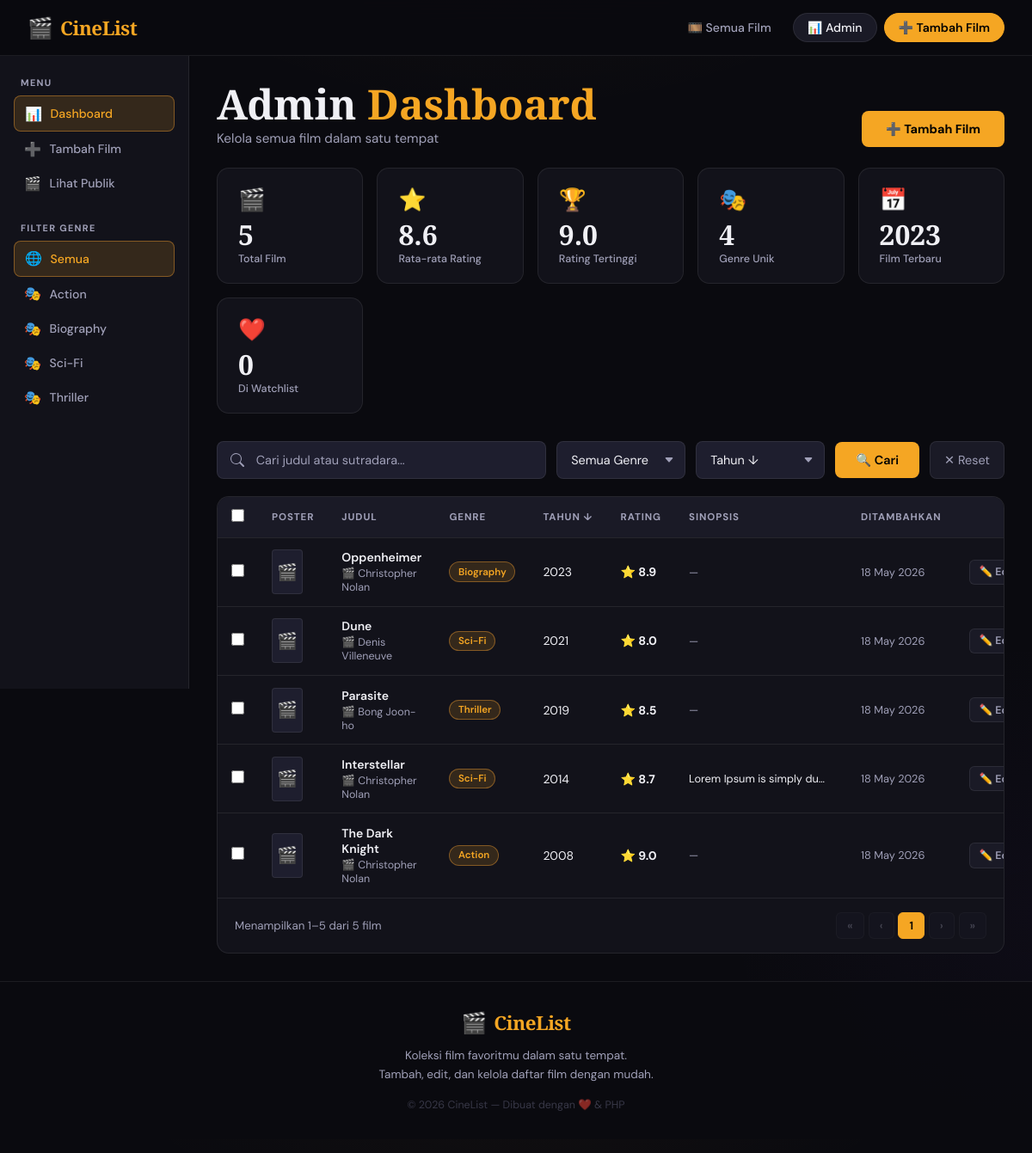
The app's page /admin.php?sort=year_desc&page=1 with its own data.
### tables this page shows
CREATE TABLE `movies` (
  `id` int NOT NULL,
  `title` varchar(255) NOT NULL,
  `director` varchar(255) DEFAULT NULL,
  `genre` varchar(100) DEFAULT NULL,
  `year` year DEFAULT NULL,
  `rating` decimal(3,1) DEFAULT NULL,
  `synopsis` text,
  `poster` text,
  `created_at` timestamp NULL DEFAULT CURRENT_TIMESTAMP
);

### admin.php (the view, shortened to what this page needs)
<?php
require_once 'config/db.php';
$perPage = 10;
$page    = max(1, intval($_GET['page'] ?? 1));
$search = trim($_GET['search'] ?? '');
$genre  = trim($_GET['genre']  ?? '');
$sort   = $_GET['sort'] ?? 'created_at_desc';
$where  = [];
$params = [];
$whereSQL = $where ? 'WHERE ' . implode(' AND ', $where) : '';
$orderMap = [
    'created_at_desc' => 'created_at DESC',
    'created_at_asc'  => 'created_at ASC',
    'rating_desc'     => 'rating DESC',
    'rating_asc'      => 'rating ASC',
    'title_asc'       => 'title ASC',
    'title_desc'      => 'title DESC',
    'year_desc'       => 'year DESC',
    'year_asc'        => 'year ASC',
];
$orderSQL = $orderMap[$sort] ?? 'created_at DESC';
$countStmt = $pdo->prepare("SELECT COUNT(*) FROM movies $whereSQL");
$countStmt->execute($params);
$totalRows  = $countStmt->fetchColumn();
$totalPages = max(1, ceil($totalRows / $perPage));
$page       = min($page, $totalPages);
$offset     = ($page - 1) * $perPage;
$stmt = $pdo->prepare("SELECT * FROM movies $whereSQL ORDER BY $orderSQL LIMIT $perPage OFFSET $offset");
$stmt->execute($params);
$movies = $stmt->fetchAll();
$stats = $pdo->query("SELECT COUNT(*) as total, AVG(rating) as avg_rating, MAX(rating) as max_rating, MIN(year) as oldest_year, MAX(year) as newest_year FROM movies")->fetch();
$genreCount = $pdo->query("SELECT COUNT(DISTINCT genre) FROM movies WHERE genre IS NOT NULL AND genre != ''")->fetchColumn();
$genres     = $pdo->query("SELECT DISTINCT genre FROM movies WHERE genre IS NOT NULL AND genre != '' ORDER BY genre")->fetchAll(PDO::FETCH_COLUMN);
$wlCount = 0;
try {
    $wlCount = $pdo->query("SELECT COUNT(DISTINCT movie_id) FROM watchlist")->fetchColumn();
} catch (PDOException $e) {}
function qs($extra = []) {
    $base = array_filter([
        'search' => $_GET['search'] ?? '',
        'genre'  => $_GET['genre']  ?? '',
        'sort'   => $_GET['sort']   ?? '',
    ]);
    $merged = array_merge($base, $extra);
    $merged = array_filter($merged, fn($v) => $v !== '' && $v !== null);
    return $merged ? '?' . http_build_query($merged) : '?';
}
?>
<!DOCTYPE html>
<html lang="id">
<head>
    <link rel="stylesheet" href="assets/style.css">
</head>
<body>
<?php include 'includes/navbar.php'; ?>
<div class="admin-layout">
    <aside class="admin-sidebar">
        <div class="sidebar-section">
            <div class="sidebar-label">Menu</div>
            <a href="admin.php" class="sidebar-link active">
                <span class="icon">📊</span> Dashboard
            </a>
            <a href="add.php" class="sidebar-link">
                <span class="icon">➕</span> Tambah Film
            </a>
            <a href="index.php" class="sidebar-link">
                <span class="icon">🎬</span> Lihat Publik
            </a>
        </div>
        <div class="sidebar-section">
            <div class="sidebar-label">Filter Genre</div>
            <a href="<?= qs(['genre'=>'','page'=>1]) ?>" class="sidebar-link <?= $genre==='' ? 'active':'' ?>">
                <span class="icon">🌐</span> Semua
            </a>
            <?php foreach ($genres as $g): ?>
            <a href="<?= qs(['genre'=>$g,'page'=>1]) ?>" class="sidebar-link <?= $genre===$g?'active':'' ?>">
                <span class="icon">🎭</span> <?= htmlspecialchars($g) ?>
            </a>
            <?php endforeach; ?>
        </div>
    </aside>
    <div class="admin-content">
        <div class="page-header" style="margin-bottom:1.5rem;">
            <div>
                <h1 class="page-title">Admin <span>Dashboard</span></h1>
                <p class="page-subtitle">Kelola semua film dalam satu tempat</p>
            </div>
            <a href="add.php" class="btn-primary">➕ Tambah Film</a>
        </div>
        <div class="stats-grid">
            <div class="stat-card">
                <div class="stat-icon">🎬</div>
                <div class="stat-value"><?= $stats['total'] ?></div>
                <div class="stat-label">Total Film</div>
            </div>
            <div class="stat-card">
                <div class="stat-icon">⭐</div>
                <div class="stat-value"><?= $stats['avg_rating'] ? number_format($stats['avg_rating'], 1) : '—' ?></div>
                <div class="stat-label">Rata-rata Rating</div>
            </div>
            <div class="stat-card">
                <div class="stat-icon">🏆</div>
                <div class="stat-value"><?= $stats['max_rating'] ?? '—' ?></div>
                <div class="stat-label">Rating Tertinggi</div>
            </div>
            <div class="stat-card">
                <div class="stat-icon">🎭</div>
                <div class="stat-value"><?= $genreCount ?></div>
                <div class="stat-label">Genre Unik</div>
            </div>
            <div class="stat-card">
                <div class="stat-icon">📅</div>
                <div class="stat-value"><?= $stats['newest_year'] ?? '—' ?></div>
                <div class="stat-label">Film Terbaru</div>
            </div>
            <div class="stat-card">
                <div class="stat-icon">❤️</div>
                <div class="stat-value"><?= $wlCount ?></div>
                <div class="stat-label">Di Watchlist</div>
            </div>
        </div>
        <form method="GET" action="admin.php" class="admin-toolbar">
            <div class="search-input-wrap">
                <input type="text" name="search" class="search-input" placeholder="Cari judul atau sutradara..." value="<?= htmlspecialchars($search) ?>">
            </div>
            <select name="genre" class="filter-select">
                <option value="">Semua Genre</option>
            </select>
            <select name="sort" class="filter-select">
                <option value="year_desc"       <?= $sort==='year_desc'      ?'selected':'' ?>>Tahun ↓</option>
            </select>
            <button type="submit" class="btn-search">🔍 Cari</button>
            <?php if ($search || $genre || $sort !== 'created_at_desc'): ?>
                <a href="admin.php" class="btn-reset">✕ Reset</a>
            <?php endif; ?>
        </form>
        <div class="table-wrap">
            <table class="data-table" id="movieTable">
                <thead>
                    <tr>
                        <th style="width:36px;"><input type="checkbox" class="cb-movie" id="cbAll" onchange="toggleAll(this)" title="Pilih semua"></th>
                        <th style="width:52px;">Poster</th>
                        <th>
                            <a href="<?= qs(['sort'=> $sort==='title_asc'?'title_desc':'title_asc', 'page'=>1]) ?>">
                                Judul <?= $sort==='title_asc'?'↑':($sort==='title_desc'?'↓':'') ?>
                            </a>
                        </th>
                        <th>Genre</th>
                        <th>
                            <a href="<?= qs(['sort'=> $sort==='year_desc'?'year_asc':'year_desc', 'page'=>1]) ?>">
                                Tahun <?= $sort==='year_asc'?'↑':($sort==='year_desc'?'↓':'') ?>
                            </a>
                        </th>
                        <th>
                            <a href="<?= qs(['sort'=> $sort==='rating_desc'?'rating_asc':'rating_desc', 'page'=>1]) ?>">
                                Rating <?= $sort==='rating_asc'?'↑':($sort==='rating_desc'?'↓':'') ?>
                            </a>
                        </th>
                        <th>Sinopsis</th>
                        <th>Ditambahkan</th>
                        <th style="text-align:right;">Aksi</th>
                    </tr>
                </thead>
                <tbody>
                    <?php if (empty($movies)): ?>
                        <tr><td colspan="9" style="text-align:center;padding:3rem;color:var(--text-secondary);">🎭 Tidak ada film ditemukan</td></tr>
                    <?php else: ?>
                    <?php foreach ($movies as $m): ?>
                        <tr>
                            <td><input type="checkbox" class="cb-movie cb-row" value="<?= $m['id'] ?>" onchange="updateBulk()"></td>
                            <td class="td-poster">
                            </td>
                            <td class="td-title">
                                <?= htmlspecialchars($m['title']) ?>
                                <?php if (!empty($m['director'])): ?>
                                    <small>🎬 <?= htmlspecialchars($m['director']) ?></small>
                                <?php endif; ?>
                            </td>
                            <td><?php if (!empty($m['genre'])): ?><span class="genre-chip"><?= htmlspecialchars($m['genre']) ?></span><?php else: ?>—<?php endif; ?></td>
                            <td><?= $m['year'] ?? '—' ?></td>
                            <td class="td-rating"><?= $m['rating'] ? '⭐ '.number_format($m['rating'],1) : '—' ?></td>
                            <td class="td-synopsis" title="<?= htmlspecialchars($m['synopsis'] ?? '') ?>">
                                <?= $m['synopsis'] ? htmlspecialchars($m['synopsis']) : '<span style="color:var(--text-secondary)">—</span>' ?>
                            </td>
                            <td style="color:var(--text-secondary);font-size:0.8rem;white-space:nowrap;">
                                <?= date('d M Y', strtotime($m['created_at'])) ?>
                            </td>
                            <td>
                                <div class="td-actions" style="justify-content:flex-end;">
                                    <a href="edit.php?id=<?= $m['id'] ?>" class="tbl-btn tbl-btn-edit">✏️ Edit</a>
                                </div>
                            </td>
                        </tr>
                    <?php endforeach; ?>
                    <?php endif; ?>
                </tbody>
            </table>
            <?php if ($totalPages > 1 || $totalRows > 0): ?>
            <div class="pagination">
                <div class="pagination-info">
                    Menampilkan <?= $offset + 1 ?>–<?= min($offset + $perPage, $totalRows) ?> dari <?= $totalRows ?> film
                </div>
                <div class="pagination-links">
                    <a href="<?= qs(['page'=>1]) ?>" class="page-btn <?= $page<=1?'disabled':'' ?>">«</a>
                    <a href="<?= qs(['page'=>$page-1]) ?>" class="page-btn <?= $page<=1?'disabled':'' ?>">‹</a>
                    <?php
                    $start = max(1, $page - 2);
                    $end   = min($totalPages, $page + 2);
                    if ($start > 1): ?><span class="page-btn disabled">…</span><?php endif;
                    for ($p = $start; $p <= $end; $p++): ?>
                        <a href="<?= qs(['page'=>$p]) ?>" class="page-btn <?= $p===$page?'active':'' ?>"><?= $p ?></a>
                    <?php endfor;
                    if ($end < $totalPages): ?><span class="page-btn disabled">…</span><?php endif; ?>
                    <a href="<?= qs(['page'=>$page+1]) ?>" class="page-btn <?= $page>=$totalPages?'disabled':'' ?>">›</a>
                    <a href="<?= qs(['page'=>$totalPages]) ?>" class="page-btn <?= $page>=$totalPages?'disabled':'' ?>">»</a>
                </div>
            </div>
            <?php endif; ?>
        </div>
    </div>
</div>
<?php include 'includes/footer.php'; ?>
</body>
</html>

### assets/style.css (style rules this page uses)
:root { --bg-deep: #0a0a0f; --bg-card: #12121a; --bg-card2: #1a1a26; --bg-input: #1e1e2e; --border: rgba(255,255,255,0.08); --border-hover: rgba(255,165,50,0.4); --accent: #f5a623; --accent-dim: rgba(245,166,35,0.15); --accent-glow: rgba(245,166,35,0.3); --red: #ff4757; --red-dim: rgba(255,71,87,0.15); --green: #2ed573; --text-primary: #f0f0f5; --text-secondary:#a0a0b8; --text-muted: #6060788; --shadow-card: 0 8px 32px rgba(0,0,0,0.5); --shadow-accent: 0 0 24px rgba(245,166,35,0.2); --radius: 14px; --radius-sm: 8px; --transition: 0.25s cubic-bezier(0.4,0,0.2,1); }
*, *::before, *::after { box-sizing: border-box; margin: 0; padding: 0; }
html { scroll-behavior: smooth; }
body { font-family: 'DM Sans', sans-serif; background: var(--bg-deep); color: var(--text-primary); min-height: 100vh; display: flex; flex-direction: column; background-image: radial-gradient(ellipse 80% 50% at 50% -20%, rgba(245,166,35,0.06) 0%, transparent 60%), radial-gradient(ellipse 50% 40% at 100% 80%, rgba(100,50,200,0.04) 0%, transparent 60%); }
.page-header { margin-bottom: 2.5rem; display: flex; align-items: flex-end; justify-content: space-between; flex-wrap: wrap; gap: 1rem; }
.page-title { font-family: 'Playfair Display', serif; font-size: clamp(2rem, 5vw, 3rem); font-weight: 900; line-height: 1; color: var(--text-primary); }
.page-title span { color: var(--accent); }
.page-subtitle { color: var(--text-secondary); font-size: 0.95rem; margin-top: 0.4rem; }
.search-input-wrap { flex: 1; min-width: 200px; position: relative; }
.search-input { width: 100%; padding: 0.75rem 1rem 0.75rem 2.8rem; background: var(--bg-input); border: 1px solid var(--border); border-radius: var(--radius-sm); color: var(--text-primary); font-size: 0.9rem; font-family: inherit; outline: none; transition: var(--transition); }
.search-input::placeholder { color: var(--text-secondary); }
.filter-select { padding: 0.75rem 1rem; background: var(--bg-input); border: 1px solid var(--border); border-radius: var(--radius-sm); color: var(--text-primary); font-size: 0.9rem; font-family: inherit; outline: none; cursor: pointer; transition: var(--transition); appearance: none; padding-right: 2.2rem; background-repeat: no-repeat; background-position: right 0.75rem center; min-width: 150px; }
.filter-select option { background: var(--bg-deep); }
.btn-search { padding: 0.75rem 1.5rem; background: var(--accent); color: #000; border: none; border-radius: var(--radius-sm); font-weight: 600; font-family: inherit; cursor: pointer; transition: var(--transition); font-size: 0.9rem; white-space: nowrap; }
.btn-reset { padding: 0.75rem 1rem; background: var(--bg-card2); color: var(--text-secondary); border: 1px solid var(--border); border-radius: var(--radius-sm); font-family: inherit; cursor: pointer; transition: var(--transition); font-size: 0.9rem; text-decoration: none; display: flex; align-items: center; }
.btn-primary { display: inline-flex; align-items: center; gap: 0.5rem; padding: 0.75rem 1.75rem; background: var(--accent); color: #000; text-decoration: none; border-radius: var(--radius-sm); font-weight: 700; transition: var(--transition); font-size: 0.9rem; }

### records on screen
movies: title "Oppenheimer", director "Christopher Nolan", genre "Biography", year "2023", rating "8.9", created_at "18 May 2026"
movies: title "Dune", director "Denis Villeneuve", genre "Sci-Fi", year "2021", rating "8.0", created_at "18 May 2026"
movies: title "Parasite", director "Bong Joon-ho", genre "Thriller", year "2019", rating "8.5", created_at "18 May 2026"
movies: title "Interstellar", director "Christopher Nolan", genre "Sci-Fi", year "2014", rating "8.7", synopsis "Lorem Ipsum is simply du…", created_at "18 May 2026"
movies: title "The Dark Knight", director "Christopher Nolan", genre "Action", year "2008", rating "9.0", created_at "18 May 2026"

### other values on screen
$g "Action"
$g "Biography"
$g "Sci-Fi"
$g "Thriller"
$stats['total'] "5"
$stats['avg_rating'] "8.6"
$stats['max_rating'] "9.0"
$genreCount "4"
$stats['newest_year'] "2023"
$wlCount "0"
$offset + 1 "1"
min($offset + $perPage, $totalRows) "5"
$totalRows "5"
